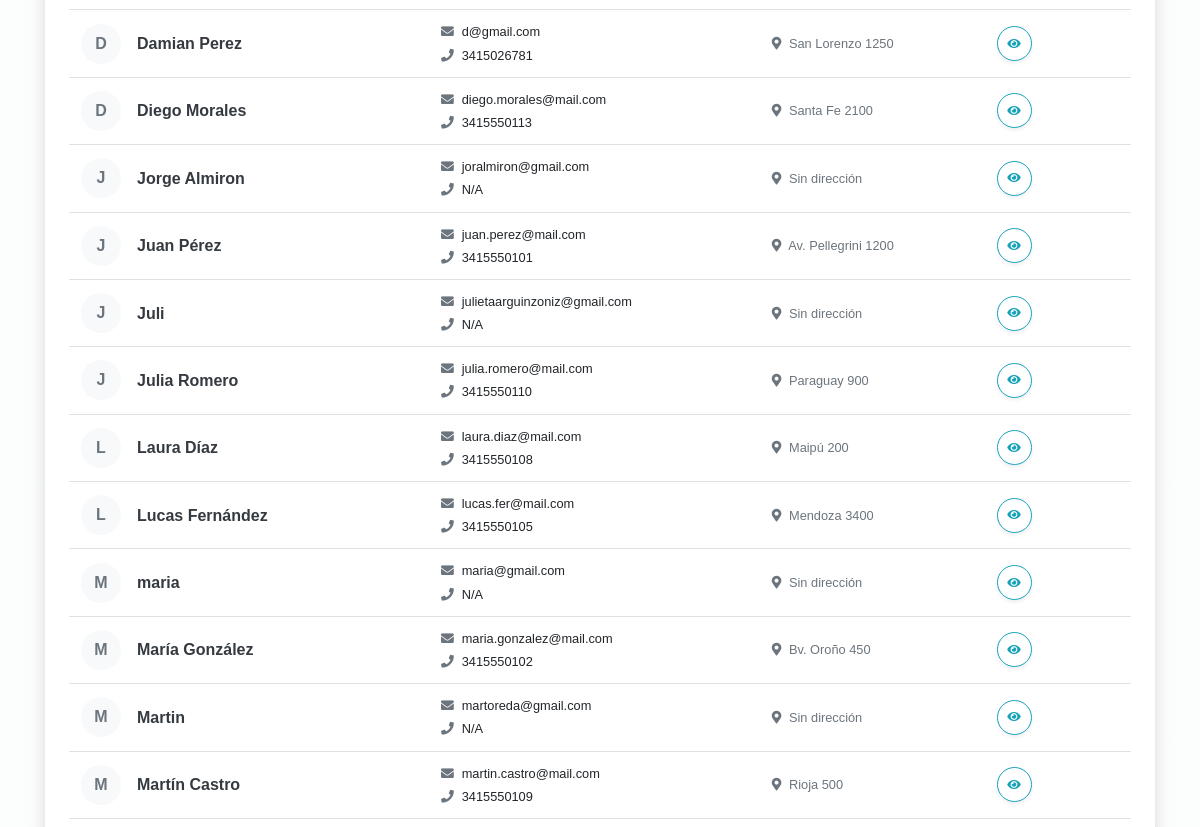
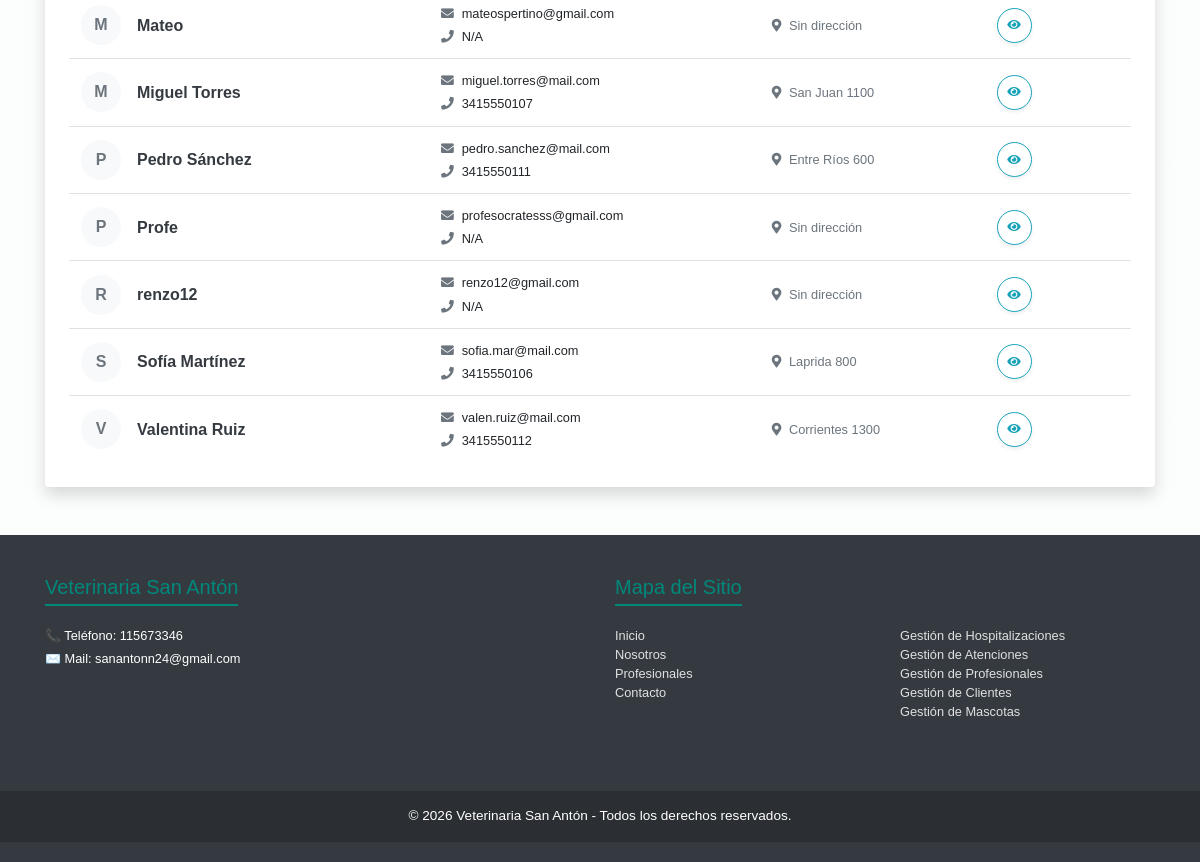
The app's page /vistaAdmin/gestionar-clientes.php (signed in, lower part), older data (2 pictures, top to bottom).
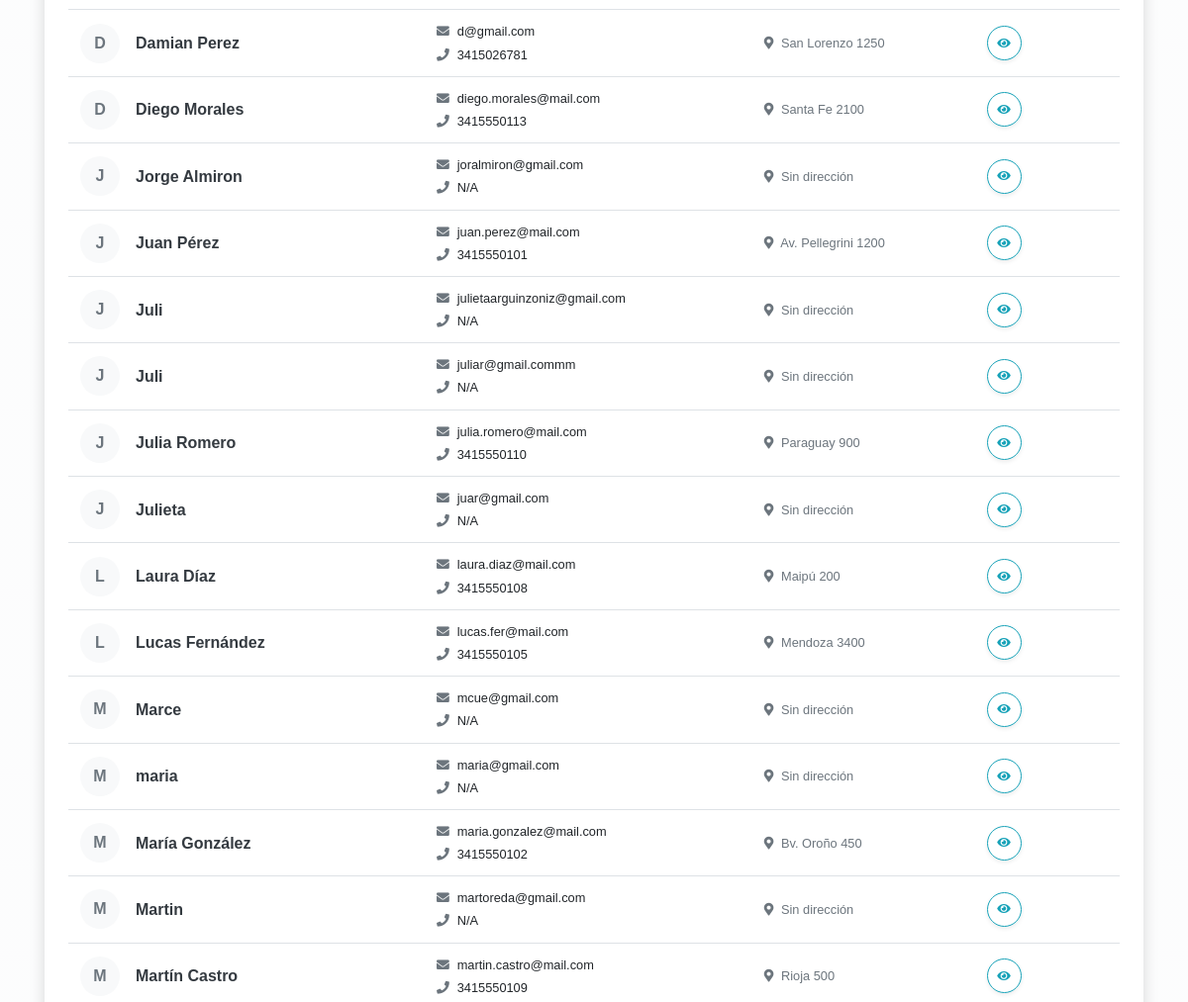
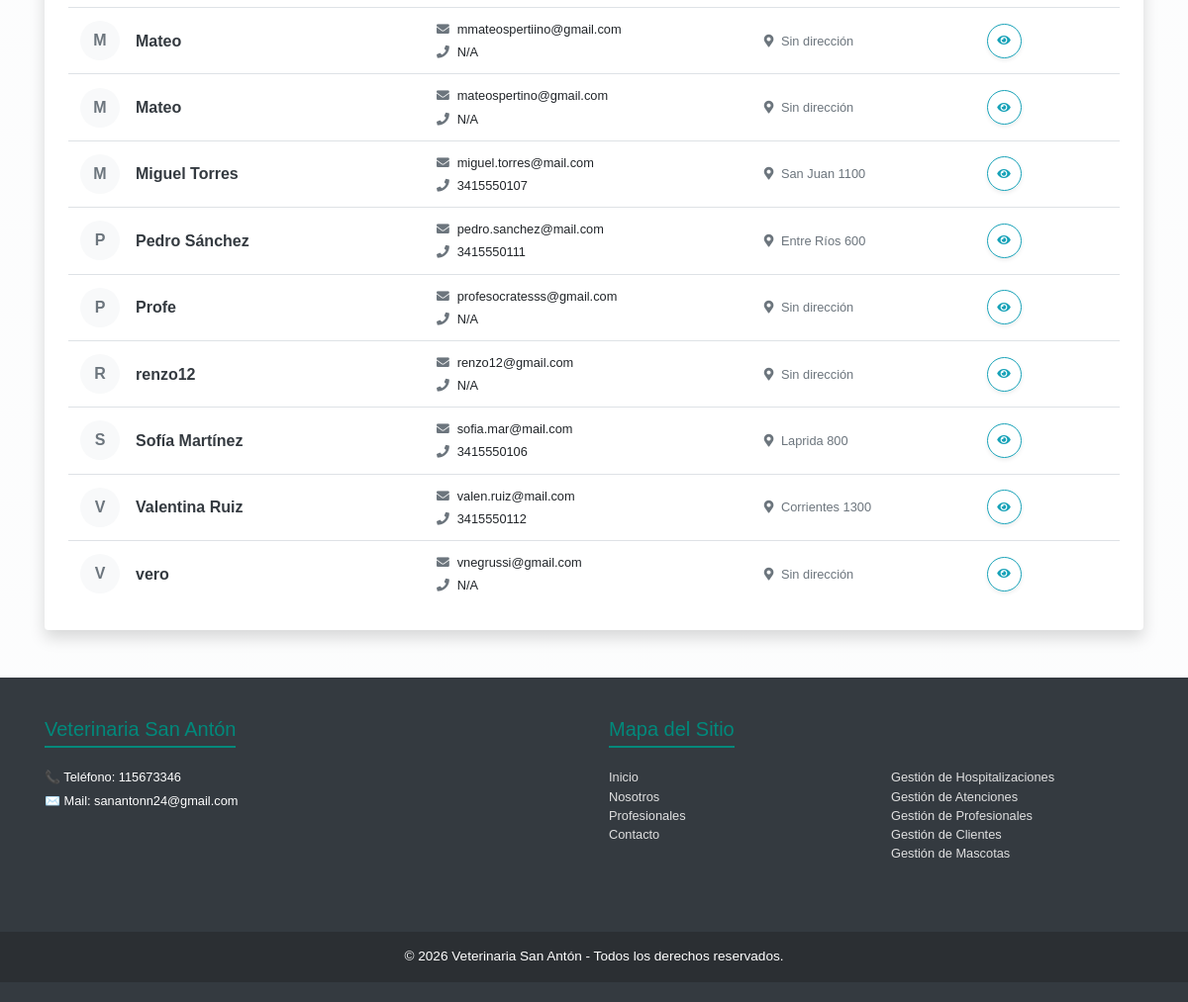
The same page, newer data (2 pictures, top to bottom).
### tables this page shows
CREATE TABLE `clientes` (
  `id` int NOT NULL,
  `ciudad` varchar(120) DEFAULT NULL,
  `direccion` varchar(150) DEFAULT NULL,
  `telefono` varchar(50) DEFAULT NULL,
  PRIMARY KEY (`id`),
  CONSTRAINT `fk_id_cliente` FOREIGN KEY (`id`) REFERENCES `usuarios` (`id`) ON DELETE CASCADE ON UPDATE CASCADE
);

CREATE TABLE `usuarios` (
  `id` int NOT NULL AUTO_INCREMENT,
  `nombre` varchar(100) NOT NULL,
  `email` varchar(100) NOT NULL,
  `password` varchar(255) NOT NULL,
  `tipo` enum('admin','cliente','especialista') NOT NULL,
  PRIMARY KEY (`id`),
  UNIQUE KEY `email` (`email`)
);

### shared/logica_gestionar_clientes.php (called while the page is built, shortened)
<?php
require_once 'db.php';
$query = "SELECT u.id, u.nombre, u.email, c.direccion, c.telefono
          FROM usuarios u
          JOIN clientes c ON u.id = c.id
          ORDER BY u.nombre ASC";
$result = $conn->query($query);
?>

### vistaAdmin/gestionar-clientes.php (the view, shortened to what this page needs)
<?php require_once '../shared/logica_gestionar_clientes.php';
$ruta_base = "../";
?>
<!DOCTYPE html>
<html lang="es">
<head>
    <?php require_once '../shared/head.php'; ?>
</head>
<body class="bg-light">
    <?php require_once '../shared/navbar.php'; ?>
    <div class="container mt-5 mb-5">
        <div class="card shadow border-0">
            <div class="card-body p-4">
                <div class="table-responsive">
                    <table class="table table-hover mb-0" id="tablaClientes">
                        <tbody>
                            <?php if ($result && $result->num_rows > 0): ?>
                                <?php while ($row = $result->fetch_assoc()): ?>
                                    <tr>
                                        <td class="align-middle">
                                            <div class="d-flex align-items-center">
                                                <div class="rounded-circle bg-light d-flex align-items-center justify-content-center mr-3 text-secondary font-weight-bold"
                                                    style="width: 40px; height: 40px;">
                                                    <?php echo strtoupper(substr($row['nombre'], 0, 1)); ?>
                                                </div>
                                                <h6 class="mb-0 font-weight-bold text-dark">
                                                    <?php echo htmlspecialchars($row['nombre']); ?>
                                                </h6>
                                            </div>
                                        </td>
                                        <td class="align-middle">
                                            <div class="small">
                                                <div class="mb-1"><i
                                                        class="fas fa-envelope text-muted mr-2"></i><?php echo htmlspecialchars($row['email']); ?>
                                                </div>
                                                <div><i
                                                        class="fas fa-phone text-muted mr-2"></i><?php echo htmlspecialchars($row['telefono'] ?? 'N/A'); ?>
                                                </div>
                                            </div>
                                        </td>
                                        <td class="align-middle text-muted small">
                                            <i class="fas fa-map-marker-alt mr-1"></i>
                                            <?php echo htmlspecialchars($row['direccion'] ?? 'Sin dirección'); ?>
                                        </td>
                                        <td class="align-middle text-center">
                                            <a href="detalle-cliente.php?id=<?php echo $row['id']; ?>"
                                                class="btn btn-outline-info btn-circle-action shadow-sm"
                                                title="Ver Perfil y Mascotas">
                                                <i class="fas fa-eye"></i>
                                            </a>
                                        </td>
                                    </tr>
                                <?php endwhile; ?>
                            <?php endif; ?>
                        </tbody>
                    </table>
                </div>
            </div>
        </div>
    </div>
    <?php require_once '../shared/footer.php'; ?>
</body>
</html>

### shared/head.php (shortened to what this page needs)
<link href="https://stackpath.bootstrapcdn.com/bootstrap/4.5.2/css/bootstrap.min.css" rel="stylesheet">
<link rel="stylesheet" href="https://cdnjs.cloudflare.com/ajax/libs/font-awesome/5.15.4/css/all.min.css">
<link rel="stylesheet" href="https://cdn.datatables.net/1.11.5/css/dataTables.bootstrap4.min.css">
<link href="https://cdn.jsdelivr.net/npm/fullcalendar@5.11.5/main.min.css" rel="stylesheet">
<link href="<?= (isset($ruta_base)) ? $ruta_base : ''; ?>styles.css" rel="stylesheet">

### shared/navbar.php (shortened to what this page needs)
<link rel="stylesheet" href="https://cdnjs.cloudflare.com/ajax/libs/font-awesome/5.15.4/css/all.min.css">

### shared/footer.php (shortened to what this page needs)
<footer class="footer-custom mt-5">
  <div class="container">
    <div class="row">
      <div class="col-md-6 mb-4">
        <h5>Veterinaria San Antón</h5>
        <p class="small mb-1">📞 Teléfono: 115673346</p>
        <p class="small mb-1">✉️ Mail: sanantonn24@gmail.com</p>
      </div>
      <div class="col-md-6 mb-4">
        <h5>Mapa del Sitio</h5>
        <div class="row">
          <div class="col-6">
            <ul class="list-unstyled small">
              <li><a href="../index.php">Inicio</a></li>
              <li><a href="../nosotros.php">Nosotros</a></li>
              <li><a href="../profesionales.php">Profesionales</a></li>
              <li><a href="../contactanos.php">Contacto</a></li>
            </ul>
          </div>
          <div class="col-6">
            <ul class="list-unstyled small">
              <?php
              if (isset($_SESSION['usuario_tipo']) && $_SESSION['usuario_tipo'] === 'admin'):
                ?>
                <li><a href="../vistaAdmin/gestionar-hospitalizacion.php">Gestión de Hospitalizaciones</a></li>
                <li><a href="../vistaAdmin/gestionar-atenciones.php">Gestión de Atenciones</a></li>
                <li><a href="../vistaAdmin/gestionar-especialistas.php">Gestión de Profesionales</a></li>
                <li><a href="../vistaAdmin/gestionar-clientes.php">Gestión de Clientes</a></li>
                <li><a href="../vistaAdmin/gestionar-mascotas.php">Gestión de Mascotas</a></li>
              <?php endif; ?>
            </ul>
          </div>
        </div>
      </div>
    </div>
  </div>
  <div class="copyright text-center">
    <div class="container">
      <p class="mb-0 text-center">&copy; 2026 Veterinaria San Antón - Todos los derechos reservados.</p>
    </div>
  </div>
</footer>

### styles.css (style rules this page uses)
body { font-family: 'Arial', sans-serif; background-image: linear-gradient(rgba(255, 255, 255, 0.6), rgba(255, 255, 255, 0.6)), url('https://media.istockphoto.com/id/1540590564/es/vector/mascotas-gato-y-perro-animal-sin-costuras-fondo-de-tema.jpg?s=612x612&w=0&k=20&c=AANoX4gg8XDUbd5-v-PTzES04ybIopdkBEVftaMZCa8='); background-repeat: repeat; background-size: auto; background-color: #e3f2fd; }
.btn-circle-action { width: 35px; height: 35px; padding: 0; border-radius: 50%; display: flex; align-items: center; justify-content: center; font-size: 12px; }
.footer-custom { background-color: #343a40; color: #ffffff; padding: 40px 0 20px 0; }
.footer-custom h5 { color: #00897b; border-bottom: 2px solid #00897b; display: inline-block; padding-bottom: 5px; margin-bottom: 20px; }
.footer-custom a { color: #e0e0e0; text-decoration: none; transition: 0.3s; }
.footer-custom .copyright { background-color: #2b2f33; margin-top: 30px; padding: 15px 0; font-size: 0.85rem; }

Row changes from the older to the newer data that the page shows:
added clientes: id.nombre "J", id.nombre "Juli", id.email "juliar@gmail.commm", telefono "N/A", direccion "Sin dirección"
added clientes: id.nombre "J", id.nombre "Julieta", id.email "juar@gmail.com", telefono "N/A", direccion "Sin dirección"
added clientes: id.nombre "M", id.nombre "Marce", id.email "mcue@gmail.com", telefono "N/A", direccion "Sin dirección"
added clientes: id.nombre "M", id.nombre "Mateo", id.email "mmateospertiino@gmail.com", telefono "N/A", direccion "Sin dirección"
added clientes: id.nombre "V", id.nombre "vero", id.email "vnegrussi@gmail.com", telefono "N/A", direccion "Sin dirección"
